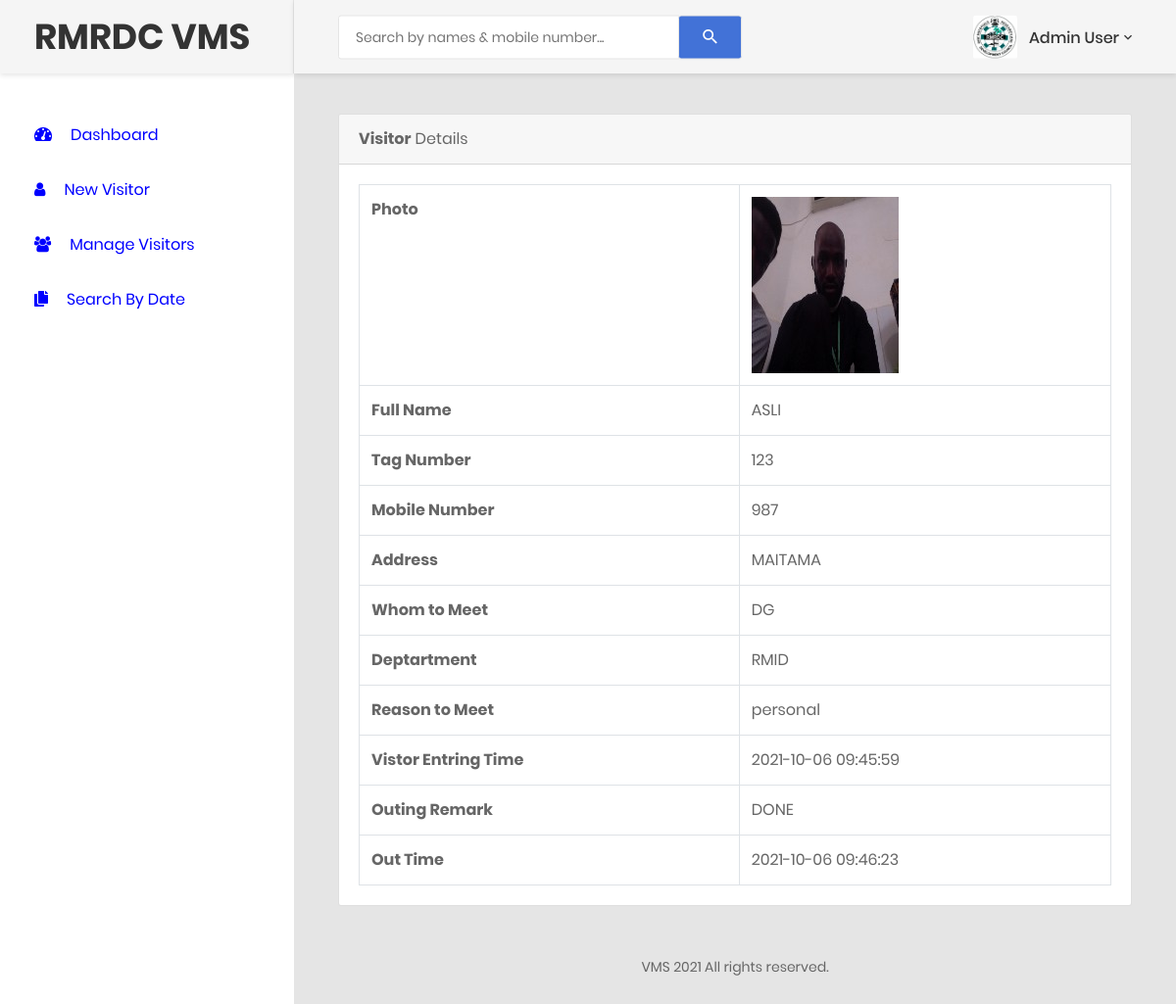
Screenshot of /visitor-detail.php?editid=1 (signed in) with the database file from the repository.
### tables this page shows
CREATE TABLE `tblvisitor` (
  `ID` int(5) NOT NULL,
  `FullName` varchar(120) DEFAULT NULL,
  `TagNo` varchar(120) DEFAULT NULL,
  `MobileNumber` bigint(11) DEFAULT NULL,
  `Address` varchar(250) DEFAULT NULL,
  `WhomtoMeet` varchar(120) DEFAULT NULL,
  `Department` varchar(120) DEFAULT NULL,
  `ReasontoMeet` varchar(120) DEFAULT NULL,
  `EnterDate` timestamp NULL DEFAULT CURRENT_TIMESTAMP,
  `remark` varchar(255) DEFAULT NULL,
  `outtime` timestamp NULL DEFAULT NULL ON UPDATE CURRENT_TIMESTAMP,
  `imgName` varchar(255) NOT NULL
);

### visitor-detail.php (the view, shortened to what this page needs)
<?php
include('includes/dbconnection.php');
if (strlen($_SESSION['cvmsaid']==0)) {
  header('location:logout.php');
  } else{
?>
<!DOCTYPE html>
<html lang="en">
<head>
    <link href="css/font-face.css" rel="stylesheet" media="all">
    <link href="vendor/font-awesome-5/css/fontawesome-all.min.css" rel="stylesheet" media="all">
    <link href="vendor/font-awesome-4.7/css/font-awesome.min.css" rel="stylesheet" media="all">
    <link href="vendor/mdi-font/css/material-design-iconic-font.min.css" rel="stylesheet" media="all">
    <link href="vendor/bootstrap-4.1/bootstrap.min.css" rel="stylesheet" media="all">
    <link href="vendor/animsition/animsition.min.css" rel="stylesheet" media="all">
    <link href="vendor/bootstrap-progressbar/bootstrap-progressbar-3.3.4.min.css" rel="stylesheet" media="all">
    <link href="vendor/wow/animate.css" rel="stylesheet" media="all">
    <link href="vendor/css-hamburgers/hamburgers.min.css" rel="stylesheet" media="all">
    <link href="vendor/slick/slick.css" rel="stylesheet" media="all">
    <link href="vendor/select2/select2.min.css" rel="stylesheet" media="all">
    <link href="vendor/perfect-scrollbar/perfect-scrollbar.css" rel="stylesheet" media="all">
    <link href="css/theme.css" rel="stylesheet" media="all">
</head>
<body class="animsition">
    <div class="page-wrapper">
        <?php include_once('includes/sidebar.php');?>
        <div class="page-container">
            <?php include_once('includes/header.php');?>
            <div class="main-content">
                <div class="section__content section__content--p30">
                    <div class="container-fluid">
                        <div class="row">
                            <div class="col-lg-12">
                                <div class="card">
                                    <div class="card-header">
                                        <strong>Visitor</strong>  Details
                                    </div>
                                    <div class="card-body card-block">
  <?php
 $eid=$_GET['editid'];
$ret=mysqli_query($con,"select * from  tblvisitor where ID='$eid'");
while ($row=mysqli_fetch_array($ret)) {
?><table border="1" class="table table-bordered mg-b-0">
  <tr>
    <th>Photo</th>
    <td> <?php echo "<img src='".$row['imgName']." '>";?> </td>
  </tr>
  <tr>
    <th>Full Name</th>
    <td><?php  echo $row['FullName'];?></td>
  </tr>
  <tr>
    <th>Tag Number</th>
    <td><?php  echo $row['TagNo'];?></td>
  </tr>
  <tr>
    <th>Mobile Number</th>
    <td><?php  echo $row['MobileNumber'];?></td>
  </tr>
  <tr>
    <th>Address</th>
    <td><?php  echo $row['Address'];?></td>
  </tr>
  <tr>
    <th>Whom to Meet</th>
    <td><?php  echo $row['WhomtoMeet'];?></td>
  </tr>
  <tr>
    <th>Deptartment</th>
    <td><?php  echo $row['Department'];?></td>
  </tr>
  <tr>
    <th>Reason to Meet</th>
    <td><?php  echo $row['ReasontoMeet'];?></td>
  </tr>
  <tr>
    <th>Vistor Entring Time</th>
    <td><?php  echo $row['EnterDate'];?></td>
  </tr>
<?php if($row['remark']==""){ ?>
    <form method="post">
         <tr>
    <th>Outing Remark :</th>
    <td>
    <textarea name="remark" placeholder="" rows="12" cols="14" class="form-control wd-450" required="true"></textarea></td>
  </tr>
 <tr align="center">
    <td colspan="2"><button type="submit" name="submit" class="btn btn-primary btn-sm">Update</button></td>
  </tr>
                                        </form>
               <?php } else { ?>
<tr>
    <th>Outing Remark </th>
    <td><?php echo $row['remark']; ?></td>
  </tr>
<tr>
<th>Out Time</th>
<td><?php echo $row['outtime']; ?>  </td>
<?php } ?>
</tr>
</table>
                                    </div>
                                </div>
                        </div>
                            </div>
<?php include_once('includes/footer.php');?>
                </div>
                </div>
            </div>
        </div>
</body>
</html>
<?php }  ?>
<?php }  ?>

### includes/sidebar.php
<aside class="menu-sidebar d-none d-lg-block">
            <div class="logo">
                   <h1>RMRDC VMS</h1>
            </div>
            <div class="menu-sidebar__content js-scrollbar1">
                <nav class="navbar-sidebar">
                    <ul class="list-unstyled navbar__list">
                        <li>
                            <a href="dashboard.php"  style="color: blue">
                                <i class="fas fa-tachometer-alt"></i>Dashboard</a>
                        </li>
     <li>
                            <a href="visitors-form.php"  style="color: blue">
                                <i class="fa fa-user"></i>New Visitor</a>
                        </li>
   <li>
                            <a href="manage-newvisitors.php"  style="color: blue">
                                <i class="fa fa-users"></i>Manage Visitors</a>
                        </li>
                      <li>
                            <a href="bwdates-reports.php"  style="color: blue">
                                <i class="fas fa-copy"></i>Search By Date</a>
                        </li>
                    </ul>
                </nav>
            </div>
        </aside>

### includes/header.php (shortened to what this page needs)
<header class="header-desktop">
                <div class="section__content section__content--p30">
                    <div class="container-fluid">
                        <div class="header-wrap">
                            <form class="form-header" name="search" action="search-visitor.php" method="post">
                                <input class="au-input au-input--xl" type="text" name="searchdata" id="searchdata" placeholder="Search by names &amp; mobile number..." />
                                <button class="au-btn--submit" type="submit" name="search">
                                    <i class="zmdi zmdi-search"></i>
                                </button>
                            </form>
                            <div class="header-button">
                                 <?php
$adminid=$_SESSION['cvmsaid'];
$ret=mysqli_query($con,"select AdminName from tbladmin where ID='$adminid'");
$row=mysqli_fetch_array($ret);
$name=$row['AdminName'];
?>
                                <div class="account-wrap">
                                    <div class="account-item clearfix js-item-menu">
                                        <div class="image">
                                            <img src="images/icon/rmlg.jpg" alt="logo" />
                                        </div>
                                        <div class="content">
                                            <a class="js-acc-btn" href="#"><?php echo $name; ?></a>
                                        </div>
                                    </div>
                                </div>
                            </div>
                        </div>
                    </div>
                </div>
            </header>

### includes/footer.php
<div class="row">
                            <div class="col-md-12">
                                <div class="copyright">
                                    <p>VMS 2021 All rights reserved.</p>
                                </div>
                            </div>
                        </div>

### rows the page displays
tblvisitor: FullName "ASLI", TagNo "123", MobileNumber "987", Address "MAITAMA", WhomtoMeet "DG", Department "RMID", ReasontoMeet "personal", EnterDate "2021-10-06 09:45:59", remark "DONE", outtime "2021-10-06 09:46:23"

### other values shown
$name "Admin User"
